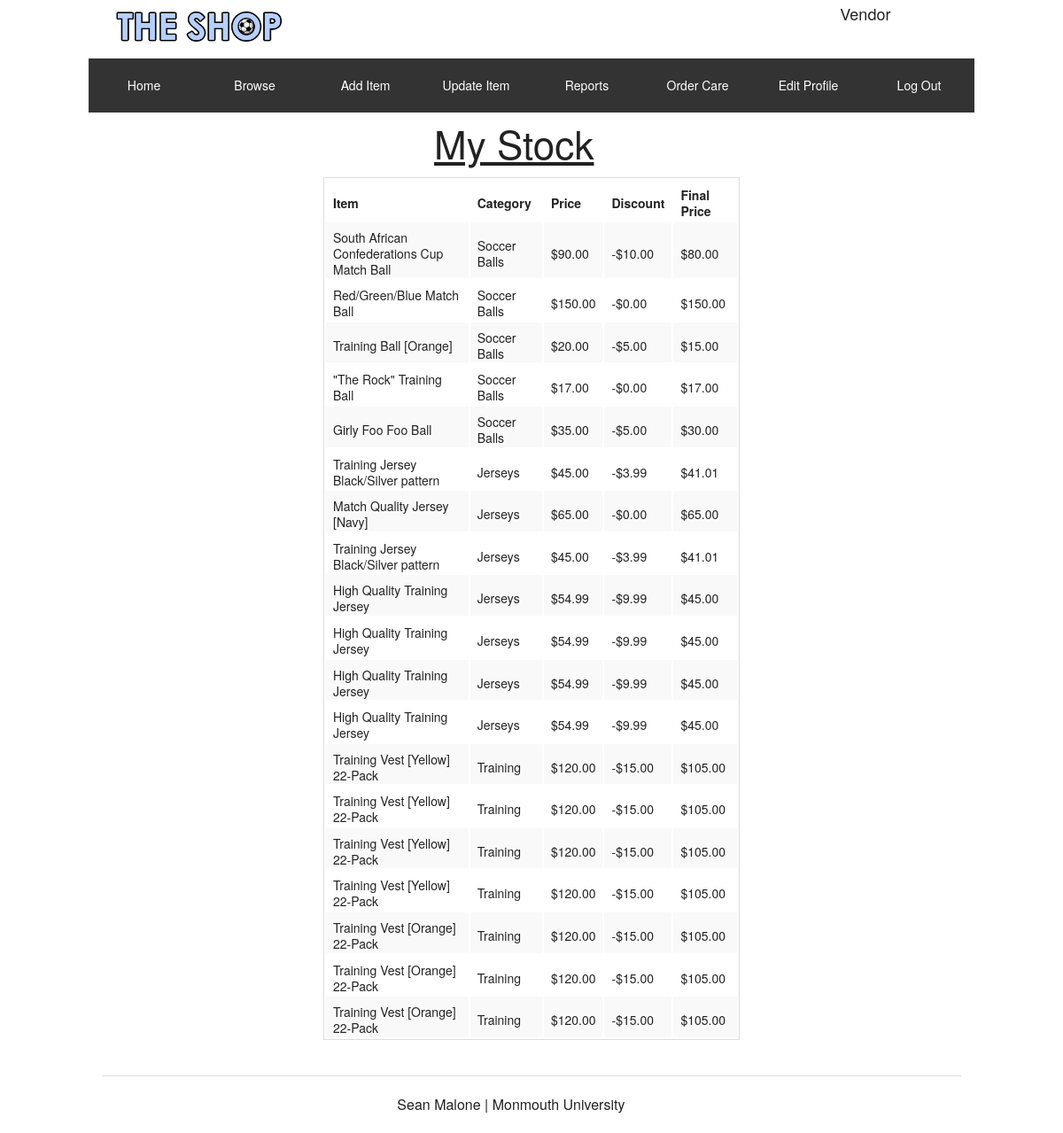
The page /v_stock.php (signed in) on the database its author committed.
### tables this page shows
CREATE TABLE IF NOT EXISTS `product_master` (
`productID` smallint(10) NOT NULL,
  `userID` varchar(30) NOT NULL,
  `item_name` varchar(50) NOT NULL,
  `category` varchar(30) NOT NULL,
  `image_url` varchar(2000) NOT NULL,
  `description` varchar(500) NOT NULL,
  `features` varchar(500) NOT NULL,
  `constraints` varchar(500) NOT NULL,
  `price` decimal(10,2) NOT NULL,
  `discount_amt` decimal(10,2) NOT NULL,
  `approved` varchar(3) NOT NULL
);

### v_stock.php (the view, shortened to what this page needs)
<html>
<head>
  <link rel="stylesheet" href="css/foundation.css" />
</head>
<body>
  <?php
    if(empty($_COOKIE['userID'])){
      header('LOCATION: index.php');
    }else{
      $userID = $_COOKIE['userID'];
    }
  ?>
  <div>
  </div>
  <div class="row">
    <div class="large-3 large-centered columns">
      <h1><u>My Stock</u></h1>
    </div>
    <div class="large-6 large-centered columns">
      <?php
      include("includes/dbcon.php");
      $q = "SELECT * FROM product_master WHERE userID = '$userID'";
      $r = mysqli_query($dbc, $q);
      echo "<table><tr>";
      echo "<td> <b>Item</b> </td>";
      echo "<td> <b>Category</b> </td>";
      echo "<td> <b>Price</b> </td>";
      echo "<td> <b>Discount</b> </td>";
      echo "<td> <b>Final Price</b> </td>";
      echo "</tr>\n";
      while($row = mysqli_fetch_array($r)) {
        echo '<tr>';
        echo '<td>'.($row['item_name']).'</td>';
        echo '<td>'.($row['category']).'</td>';
        echo '<td>$'.($row['price']).'</td>';
        echo '<td>-$'.($row['discount_amt']).'</td>';
        $final_price = ($row['price']) - ($row['discount_amt']);
        $final_price = sprintf('%0.2f', $final_price);
        echo '<td>$'.$final_price.'</td>';
      }
      echo '</tr>';
      echo '</table>';
      ?>
    </div>
  </div>
</body>
</html>

### rows shown on the page
product_master: item_name "South African Confederations Cup Match Ball", category "Soccer Balls", price "90.00", discount_amt "10.00", final_price "80.00"
product_master: item_name "Red/Green/Blue Match Ball", category "Soccer Balls", price "150.00", discount_amt "0.00"
product_master: item_name "Training Ball [Orange]", category "Soccer Balls", price "20.00", discount_amt "5.00", final_price "15.00"
product_master: item_name "\"The Rock\" Training Ball", category "Soccer Balls", price "17.00", discount_amt "0.00"
product_master: item_name "Girly Foo Foo Ball", category "Soccer Balls", price "35.00", discount_amt "5.00", final_price "30.00"
product_master: item_name "Training Jersey Black/Silver pattern", category "Jerseys", price "45.00", discount_amt "3.99", final_price "41.01"
product_master: item_name "Match Quality Jersey [Navy]", category "Jerseys", price "65.00", discount_amt "0.00"
product_master: item_name "Training Jersey Black/Silver pattern", category "Jerseys", price "45.00", discount_amt "3.99", final_price "41.01"
product_master: item_name "High Quality Training Jersey", category "Jerseys", price "54.99", discount_amt "9.99", final_price "45.00"
product_master: item_name "High Quality Training Jersey", category "Jerseys", price "54.99", discount_amt "9.99", final_price "45.00"
product_master: item_name "High Quality Training Jersey", category "Jerseys", price "54.99", discount_amt "9.99", final_price "45.00"
product_master: item_name "High Quality Training Jersey", category "Jerseys", price "54.99", discount_amt "9.99", final_price "45.00"
product_master: item_name "Training Vest [Yellow] 22-Pack", category "Training", price "120.00", discount_amt "15.00", final_price "105.00"
product_master: item_name "Training Vest [Yellow] 22-Pack", category "Training", price "120.00", discount_amt "15.00", final_price "105.00"
product_master: item_name "Training Vest [Yellow] 22-Pack", category "Training", price "120.00", discount_amt "15.00", final_price "105.00"
product_master: item_name "Training Vest [Yellow] 22-Pack", category "Training", price "120.00", discount_amt "15.00", final_price "105.00"
product_master: item_name "Training Vest [Orange] 22-Pack", category "Training", price "120.00", discount_amt "15.00", final_price "105.00"
product_master: item_name "Training Vest [Orange] 22-Pack", category "Training", price "120.00", discount_amt "15.00", final_price "105.00"
product_master: item_name "Training Vest [Orange] 22-Pack", category "Training", price "120.00", discount_amt "15.00", final_price "105.00"
